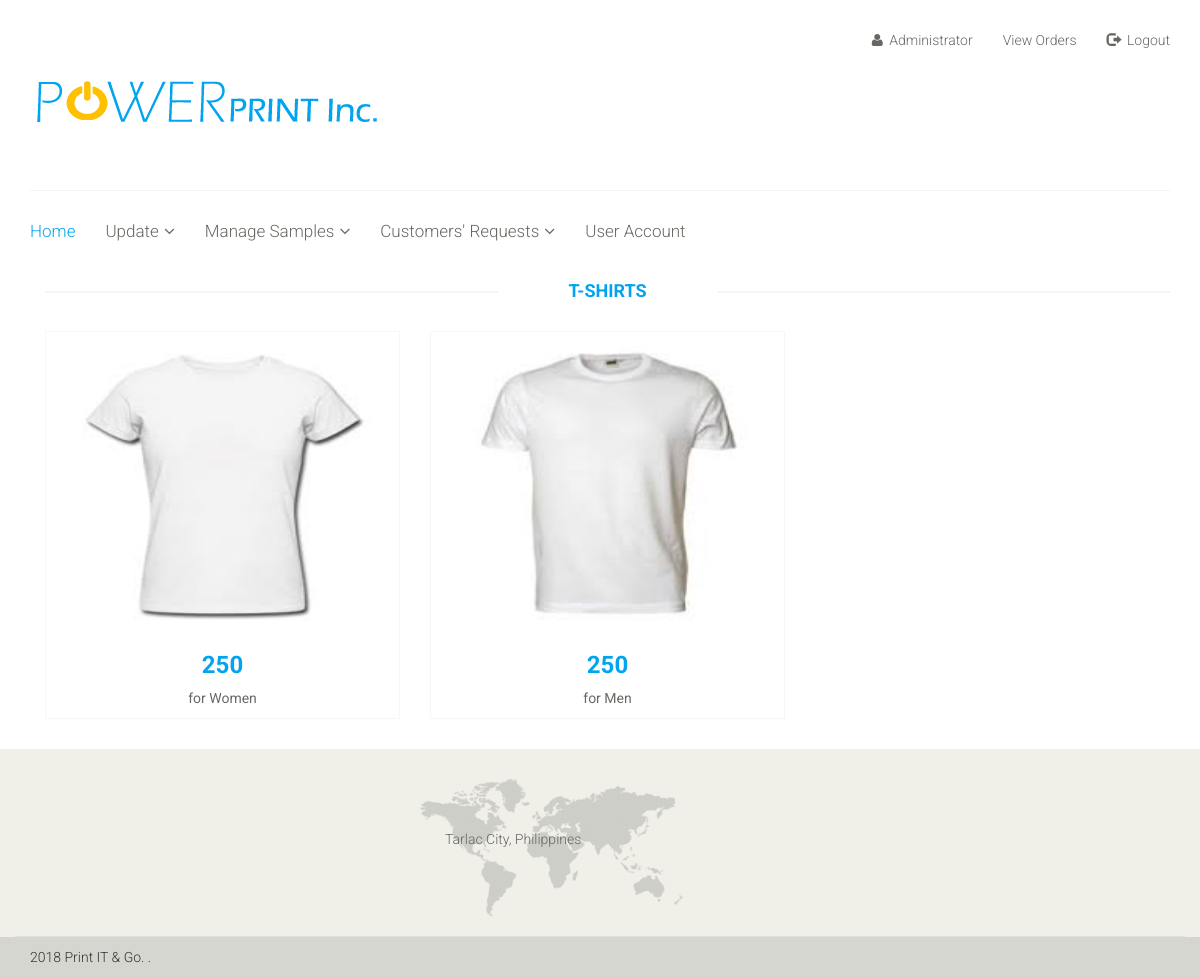
The page /index.php/admin/tshirt on the database its author committed.
### tables this page shows
CREATE TABLE `product_tbl` (
  `product_id` int(10) NOT NULL,
  `product_code` varchar(20) NOT NULL,
  `product_img` varchar(250) NOT NULL,
  `product_name` varchar(250) NOT NULL,
  `product_price` int(250) NOT NULL,
  `product_category` varchar(250) NOT NULL,
  `product_information` varchar(1000) NOT NULL
);

### application/controllers/Admin.php (called while the page is built, shortened)
<?php if ( ! defined('BASEPATH')) exit('No direct script access allowed');
class Admin extends CI_Controller{
	public function __construct(){
		$this->load->model('home_model');
	}
	public function tshirt(){
		$this->load->model('home_model');
		$data['view']= $this->home_model->get_product_tshirt();
		$this->load->view("adminhome_head.php");
		$this->load->view("tshirt.php",$data);
		$this->load->view("home_foot.php");
	}
}
?>

### index.php (called while the page is built, shortened)
<?php
require_once BASEPATH.'core/CodeIgniter.php';

### application/models/Home_model.php (called while the page is built, shortened)
<?php if ( ! defined('BASEPATH')) exit('No direct script access allowed');
class Home_model extends CI_Model {
	function get_product_tshirt(){
		$this->db->select('*');
		$this->db->from('product_tbl');
		$this->db->where('product_category','T-Shirt');
		$query = $this->db->get();
		return $query->result_array();
	}
}
 ?>

### application/views/tshirt.php (the view, shortened to what this page needs)
<body>
	<section>
		<div class="container">
			<div class="row">
				<div class="col-sm-12 padding-right">
					<div class="features_items">
						<h2 class="title text-center">T-Shirts</h2>
						<?php
							foreach($view as $view){
								$name= $view['product_name'];
								$img= $view['product_img'];
								$price= $view['product_price'];?>
						<div class="col-sm-4">
							<div class="product-image-wrapper">
								<div class="single-products">
									<div class="productinfo text-center">
										<?php
										if($img!=''){
										?>
										<img src="<?php echo base_url() ?>uploads/<?php echo $img;?>" alt="" width="300" height="300"/>
										<?php
										}else{
										?>
										<img src="<?php echo base_url() ?>uploads/logo.png" alt="" width="300" height="300"/>
										<?php
										}
										?>
										<h2><?php echo $price;?></h2>
										<p><?php echo $name;?></p>
									</div>
									<div class="product-overlay">
										<div class="overlay-content">
										</div>
									</div>
								</div>
							</div>
						</div>
						<?php
							}
						?>
					</div>
				</div>
			</div>
		</div>
	</section>
</body>

### css/main.css (style rules this page uses)
body { font-family: 'Roboto', sans-serif; background:; position: relative; font-weight:400px; }
h1, h2, h3, h4, h5, h6 { font-family: 'Roboto', sans-serif; }
.left-sidebar h2:after, h2.title:after { content: " "; position: absolute; border: 1px solid #f5f5f5; bottom:8px; left: 0; width: 100%; height: 0; z-index: -2; }
h2.title:before { content: " "; position: absolute; background: #fff; bottom: -6px; width: 220px; height: 30px; z-index: -1; left: 50%; margin-left: -110px; }
.padding-right { padding-right: 0; }
.features_items { overflow:hidden; }
h2.title { color: #02a4ef; font-family: 'Roboto', sans-serif; font-size: 18px; font-weight: 700; margin: 0 15px; text-transform: uppercase; margin-bottom: 30px; position: relative; }
.product-image-wrapper { border:1px solid #F7F7F5; overflow: hidden; margin-bottom:30px; }
.single-products { position: relative; }
.productinfo h2 { color: #02a4ef; font-family: 'Roboto', sans-serif; font-size: 24px; font-weight: 700; }
.productinfo p { font-family: 'Roboto', sans-serif; font-size: 14px; font-weight: 400; color: #696763; }
.productinfo img { width: 100%; }
.productinfo { position:relative; }
.product-overlay { background:#6c5ebd; top: 0; display: none; height: 0; position: absolute; transition: height 500ms ease 0s; width: 100%; display: block; opacity:; }
.product-overlay .overlay-content { bottom: 0; position: absolute; bottom: 0; text-align: center; width: 100%; }

### rows shown on the page
product_tbl: product_img (picture), product_price "250", product_name "for Women"
product_tbl: product_img (picture), product_price "250", product_name "for Men"
